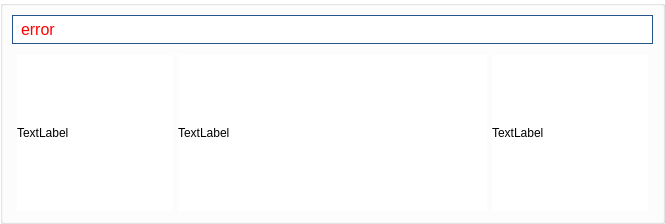
            <widget class="QGroupBox" name="groupBox_9">
             <property name="minimumSize">
              <size>
               <width>665</width>
               <height>224</height>
              </size>
             </property>
             <property name="maximumSize">
              <size>
               <width>665</width>
               <height>224</height>
              </size>
             </property>
             <property name="styleSheet">
              <string notr="true">background-color: rgb(255, 255, 255);</string>
             </property>
             <property name="title">
              <string/>
             </property>
             <widget class="QGroupBox" name="verticalGroupBox_4">
              <property name="geometry">
               <rect>
                <x>0</x>
                <y>0</y>
                <width>665</width>
                <height>224</height>
               </rect>
              </property>
              <property name="minimumSize">
               <size>
                <width>665</width>
                <height>224</height>
               </size>
              </property>
              <property name="maximumSize">
               <size>
                <width>665</width>
                <height>224</height>
               </size>
              </property>
              <layout class="QVBoxLayout" name="verticalLayout_19" stretch="1,4">
               <item>
                <widget class="QLabel" name="label_17">
                 <property name="font">
                  <font>
                   <family>System-ui</family>
                   <pointsize>12</pointsize>
                  </font>
                 </property>
                 <property name="styleSheet">
                  <string notr="true">border: 1px solid #27548A;
padding: 4px;
color: rgb(255, 0, 0);</string>
                 </property>
                 <property name="text">
                  <string>error</string>
                 </property>
                </widget>
               </item>
               <item>
                <layout class="QHBoxLayout" name="horizontalLayout_23" stretch="1,2,1">
                 <property name="spacing">
                  <number>5</number>
                 </property>
                 <property name="leftMargin">
                  <number>5</number>
                 </property>
                 <property name="topMargin">
                  <number>5</number>
                 </property>
                 <property name="rightMargin">
                  <number>5</number>
                 </property>
                 <property name="bottomMargin">
                  <number>5</number>
                 </property>
                 <item>
                  <widget class="QLabel" name="label_18">
                   <property name="minimumSize">
                    <size>
                     <width>156</width>
                     <height>156</height>
                    </size>
                   </property>
                   <property name="maximumSize">
                    <size>
                     <width>156</width>
                     <height>156</height>
                    </size>
                   </property>
                   <property name="text">
                    <string>TextLabel</string>
                   </property>
                  </widget>
                 </item>
                 <item>
                  <widget class="QLabel" name="label_19">
                   <property name="minimumSize">
                    <size>
                     <width>0</width>
                     <height>156</height>
                    </size>
                   </property>
                   <property name="maximumSize">
                    <size>
                     <width>16777215</width>
                     <height>156</height>
                    </size>
                   </property>
                   <property name="text">
                    <string>TextLabel</string>
                   </property>
                  </widget>
                 </item>
                 <item>
                  <widget class="QLabel" name="label_20">
                   <property name="minimumSize">
                    <size>
                     <width>156</width>
                     <height>156</height>
                    </size>
                   </property>
                   <property name="maximumSize">
                    <size>
                     <width>156</width>
                     <height>156</height>
                    </size>
                   </property>
                   <property name="text">
                    <string>TextLabel</string>
                   </property>
                  </widget>
                 </item>
                </layout>
               </item>
              </layout>
             </widget>
            </widget>
